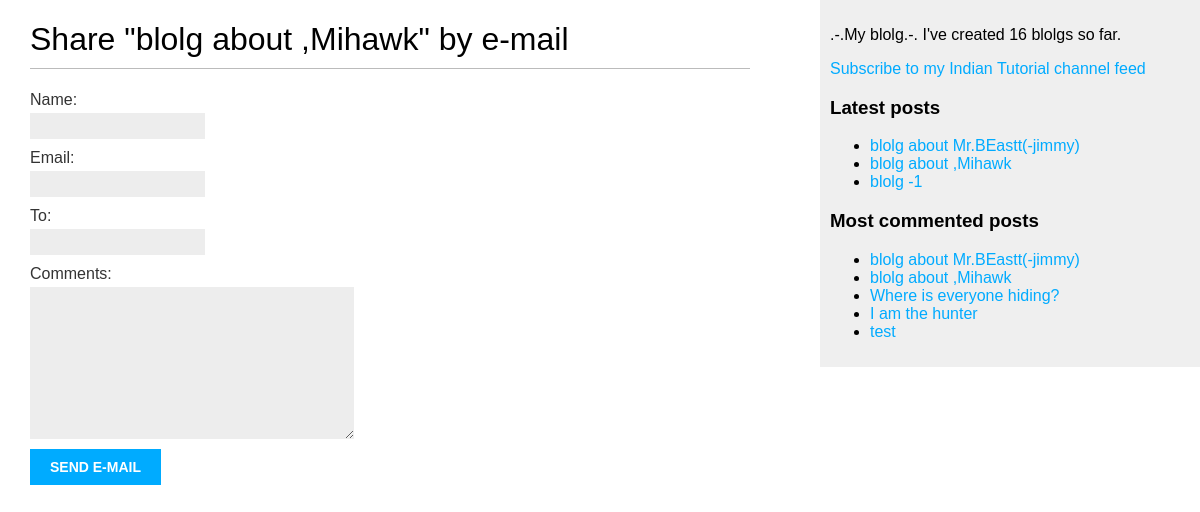
/blolg/15/share/, run on an earlier commit of the app's database.
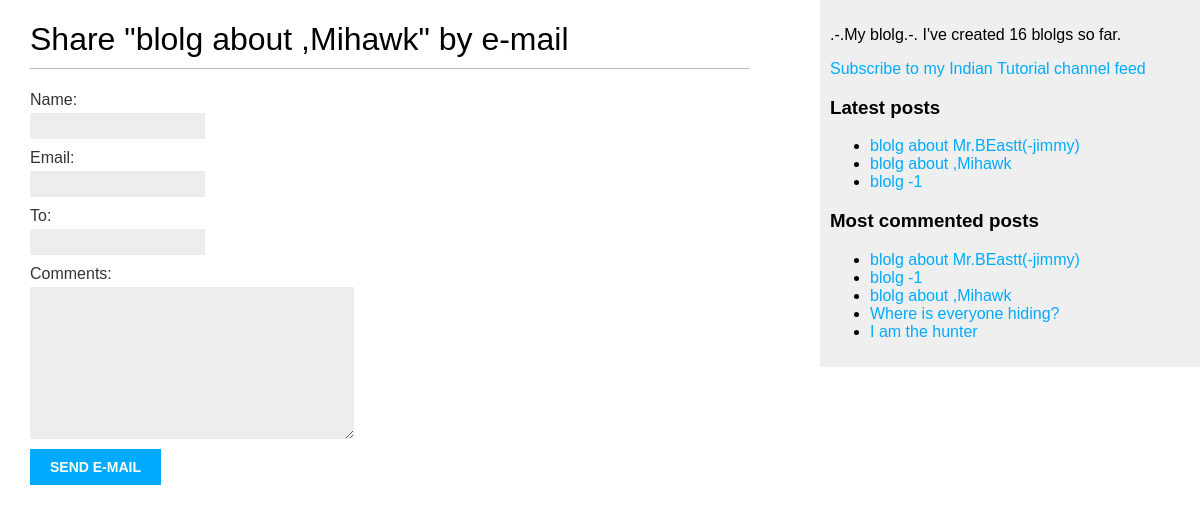
And on a later commit of the database.
### blolg/models.py (models this page shows, shortened)
class Post(models.Model):
    class Status(models.TextChoices):
        DRAFT = 'DF', 'Draft'
        PUBLISHED = 'PB', 'Published'
    title = models.CharField(max_length=250)
    slug = models.SlugField(max_length=250, unique_for_date='publish')
    author = models.ForeignKey(User, on_delete=models.CASCADE, related_name='blog_posts')
    body = models.TextField()
    publish = models.DateTimeField(default=timezone.now)
    created = models.DateTimeField(auto_now_add=True)
    updated = models.DateTimeField(auto_now=True)
    status = models.CharField(max_length=2, choices=Status.choices, default=Status.DRAFT)
    tags = TaggableManager()
    objects = models.Manager()
    published = PublishedManager()
    class Meta:
        ordering = ['-publish']
        indexes = [
            models.Index(fields=['-publish']),
            ]
    def get_absolute_url(self):
        return reverse('blolg:post_detail', args=[self.publish.year, self.publish.month, self.publish.day, self.slug])

### blolg/views.py (the view)
# urls.py: path('<int:post_id>/share/', post_share, name='post_share'),
def post_share(request, post_id):
    post = get_object_or_404(Post, id=post_id, status=Post.Status.PUBLISHED)
    sent = False
    if request.method == 'POST':
        form = EmailPostForm(request.POST)
        if form.is_valid():
            cd = form.cleaned_data
            post_url = request.build_absolute_uri(post.get_absolute_url())
            subject = f"{cd['name']} recommends you read " \
                      f"{post.title}"
            message = f"Read {post.title} at {post_url}\n\n {cd['name']}\'s comments: {cd['comments']}"
            html_message = render_to_string("blolg/email.html", {
                "post": post,
                "post_url": post_url,
                "name": cd['name'],
                "comments": cd['comments']
            })
            send_mail(subject, message, 'ivan123reactions@gmail.com', [cd['to']], html_message=html_message)
            sent = True
    else:
        form = EmailPostForm()
    return render(request, 'blolg/post/share.html', {'post': post, 'form': form})

### blolg/forms.py
class EmailPostForm(forms.Form):
    name = forms.CharField(max_length=25)
    email = forms.EmailField()
    to = forms.EmailField()
    comments = forms.CharField(required=False, widget=forms.Textarea)

### blolg/models.py (called while the page is built)
    def get_queryset(self):
        return super().get_queryset().filter(status=Post.Status.PUBLISHED)

### blolg/templatetags/blolg_tags.py (called while the page is built)
@register.simple_tag
def total_posts():
    return Post.published.count()

@register.inclusion_tag('blolg/post/latest_posts.html')
def show_latest_posts(count=5):
    latest_posts = Post.published.order_by('-publish')[:count]
    return {'latest_posts': latest_posts}

@register.simple_tag
def get_most_commented_posts(count=5):
    return Post.published.annotate(total_comments=Count('comments')).order_by('-total_comments')[:count]

### blolg/templates/blolg/post/share.html (shortened to what this page needs)
{% extends "blolg/base.html" %}
{% block content %}
{% if sent %}
<h1>E-mail successfully sent</h1>
<p>
    "{{ post.title }}" was successfully sent
    to {{ form.cleaned_data.to }}.
</p>
{% else %}
<h1>Share "{{ post.title }}" by e-mail</h1>
<form method="post">
    {{ form.as_p }}
    <input type="submit" value="Send e-mail">
</form>
{% endif %}
{% endblock %}

### blolg/templates/blolg/base.html (shortened to what this page needs)
{% load blolg_tags %}
{% load static %}
<!DOCTYPE html>
<html lang="en">
<head>
    <link rel="stylesheet" href="{% static 'css/style.css' %}">
</head>
<body>
    <div id="content">
        {% block content %}
        {% endblock %}
    </div>
    <div id="sidebar">
        <p>
            .-.My blolg.-.
            I've created {% total_posts %} blolgs so far.
        </p>
        <p>
            <a href="{% url "blolg:post_feed" %}">
                Subscribe to my Indian Tutorial channel feed
            </a>
        </p>
        <h3>Latest posts</h3>
        {% show_latest_posts 3 %}
        <h3>Most commented posts</h3>
        {% get_most_commented_posts as most_commented_posts %}
        <ul>
            {% for post in most_commented_posts %}
            <li>
                <a href="{{ post.get_absolute_url }}">{{ post.title }}</a>
            </li>
            {% endfor %}
        </ul>
    </div>
</body>
</html>

### blolg/templates/blolg/post/latest_posts.html
<ul>
    {% for post in latest_posts %}
    <li>
        <a href="{{ post.get_absolute_url }}">{{ post.title }}</a>
    </li>
    {% endfor %}
</ul>

### blolg/static/css/style.css (style rules this page uses)
body { margin:0; padding:0; font-family:helvetica, sans-serif; }
a { color:#00abff; text-decoration:none; }
h1 { font-weight:normal; border-bottom:1px solid #bbb; padding:0 0 10px 0; }
#content { float:left; width:60%; padding:0 0 0 30px; }
#sidebar { float:right; width:30%; padding:10px; background:#efefef; height:100%; }
label { float:left; clear:both; color:#333; margin-bottom:4px; }
input, textarea { clear:both; float:left; margin:0 0 10px; background:#ededed; border:0; padding:6px 10px; font-size:12px; }
input[type=submit] { font-weight:bold; background:#00abff; color:#fff; padding:10px 20px; font-size:14px; text-transform:uppercase; }

What changed in the data, as far as the page shows it:
no longer on this page (row edited): Post: title "test", shown under "Most commented posts"
now on one of the page's lists (row edited): Post: title "blolg -1"
